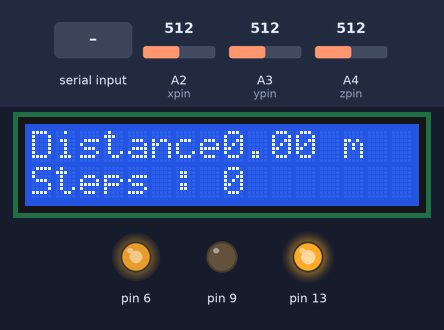
The sketch below on a simulated Arduino Uno, built with avr-gcc and run on an emulated ATmega328P. On the bench: 16×2 character LCD, output pins drawn as LEDs (lit = HIGH). Inputs (shaded band) come from the test bench; at power-on: A2 (xpin) = 512, A3 (ypin) = 512, A4 (zpin) = 512. Pins used as bus, display or sensor lines are not drawn; what the sketch prints to the serial monitor is not drawn.

Above: at 1.6 s.
1.7 s: "N\n" received over Serial
At 10.9 s:
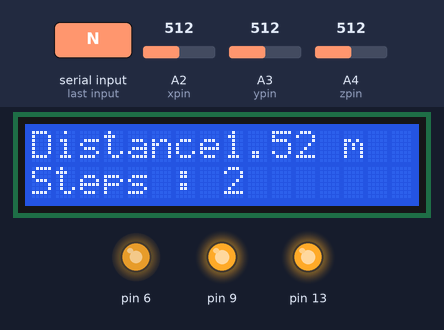
12.0 s: A2 (xpin) set to 716
At 30.2 s:
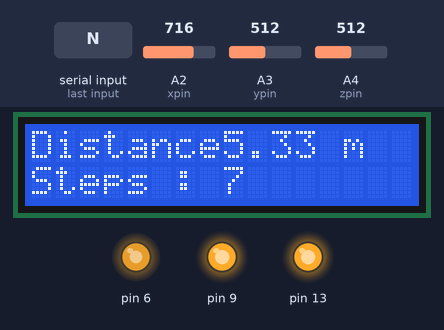
30.9 s: A3 (ypin) set to 716
At 49.9 s:
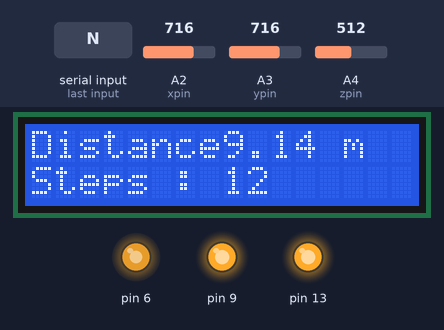
50.2 s: A2 (xpin) set to 900
At 69.6 s:
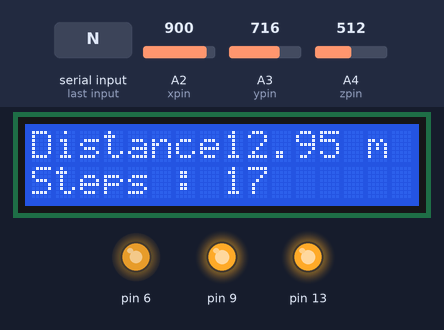
69.9 s: A3 (ypin) set to 900
At 89.6 s:
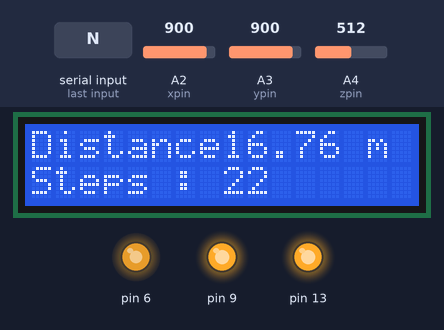
Timing chart, 0 to 90.7 s (numbered marks = the images above; inputs shaded):
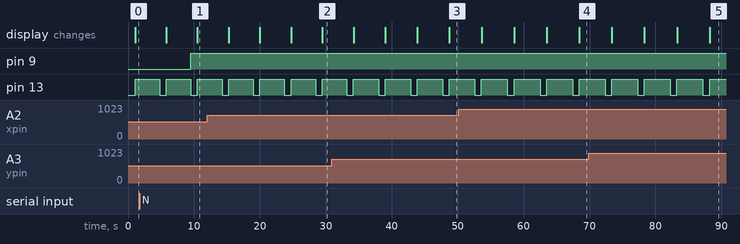

Measured:
- after the input at 1.7 s, pin 9: LOW → HIGH after 7.8 s
- by itself, pin 13: alternates HIGH for 3.9 s and LOW for 1.0 s

The sketch:

CODE.ino
```cpp
#include <LiquidCrystal.h>

//first calibrate on powering up the module
//a poscal function to calculate avg values of x , y , z and print them on serial
//turn on the LED on pin13 and turn it off after the calibration is completed


//in loop continually read the data and calculate total accerelation vector
//call stepdetect function
//print total number of steps on monitor
//if step occurs flash led 3 times
char ch;
int Contrast=200 ;
// initialize the library with the numbers of the interface pins
LiquidCrystal lcd(12, 11, 5, 4, 3, 2);

const int xpin=A2;
int ypin=A3;
int zpin=A4;
int intwo[2]={0};
int j=0;
int powerpin=A0;
int gnd=A1;

//float threshhold=80.0;
float threshhold=30;

float xval[100]={0};
float yval[100]={0};
float zval[100]={0};
float xavg;
  float yavg;
  float zavg;
  int k;
int steps,flag=0;
void setup()
{
Serial.begin(9600);
//Serial.println("LCD test with PWM contrast adjustment");
pinMode(13,OUTPUT);
analogWrite(6,Contrast);
lcd.begin(16, 2);
// set up the LCD's number of columns and rows: lcd.begin(16, 2);
// Print a message to the LCD.
//lcd.print("AKASH!!!M");
//lcd.setCursor(0, 1);
//lcd.print("AKASH!!!M");
pinMode(powerpin,OUTPUT);
pinMode(gnd,OUTPUT);
digitalWrite(powerpin,HIGH);
digitalWrite(gnd,LOW);
pinMode(13,OUTPUT);
//calibrate();
//lcd.setCursor(0, 0);
//lcd.print("AKASH!!!M");
}


void loop()
{
  digitalWrite(13,LOW); delay(1000); digitalWrite(13,HIGH);
// set the cursor to column 0, line 1
// (note: line 1 is the second row, since counting begins with 0): lcd.setCursor(0, 1);
// print the number of seconds since reset: lcd.print(millis()/1000);
//lcd.setCursor(0, 1);
float dist=steps*0.762;
lcd.setCursor(0, 1);
lcd.print("Steps : ");
  lcd.print(steps);
  lcd.setCursor(0, 0);
lcd.print("Distance");
  lcd.print(dist);
  lcd.print(" m");


 //lcd.print(millis()/1000);
/*void serialEvent() {
if (Serial.available()) {
ch= Serial.read();
if(ch=='A' && Contrast<255) {
Contrast=Contrast+1; }
if(ch=='B' && Contrast>0) {
Contrast=Contrast-1; }
if(ch=='N') {
analogWrite(9,28836); }
if(ch=='F') {
analogWrite(9,0); }
analogWrite(6,Contrast); Serial.println("Current contrast");
Serial.println(Contrast);
}*/
  int acc=0;

  float totvect[100]={0};
float totave[100]={0};
 //float sum1,sum2,sum3=0;
  float xaccl[100]={0};
   float yaccl[100]={0};
    float zaccl[100]={0};
   // float x,y,z;


for (int i=0;i<100;i++)
{
xaccl[i]=float(analogRead(xpin));
delay(1);


//delay(100);
//x=sum1/100.0;

//Serial.println(xavg);


yaccl[i]=float(analogRead(ypin));
delay(1);

//sum2=yaccl[i]+sum2;

//y=sum2/100.0;

//Serial.println(yavg);
//delay(100);

zaccl[i]=float(analogRead(zpin));
delay(1);

//sum3=zaccl[i]+sum3;
//z=sum3/100;


 totvect[i] = sqrt(((xaccl[i])* (xaccl[i]))+ ((yaccl[i])*(yaccl[i])) + ((zval[i])*(zval[i])));
 totave[i] = (totvect[i] - totvect[i-1]) ;
 //acc=acc+totave[i];
 //Serial.println(totave[i]);
 //delay(200);

//cal steps
if (totave[i]>threshhold && flag==0)
{
  steps=steps+1;
  flag=1;
  if(intwo[0]==40)
  {  //delay(100);
    //lcd.clear();
 // lcd.setCursor(0, 1);
// lcd.print(steps);
  intwo[1]=0;
  intwo[0]=0;
  }
  intwo[0]++;
  intwo[1]++;

}
 else if (totave[i] > threshhold && flag==1)
{
  if(intwo[0]==40)
  {
    //delay(100);
    //lcd.clear();
    //lcd.setCursor(0, 1);
  //lcd.print(steps);
  intwo[1]=0;
  intwo[0]=0;
  }
intwo[0]++;

}
  if (totave[i] <threshhold  && flag==1)
  {flag=0;}
  Serial.println('\n');
  Serial.print("steps=");
  Serial.println(steps);
  Serial.println("Distance covered");
  Serial.println(intwo[1]*0.762);
  //Serial.println(steps*0.762);
  //lcd.print("Steps ");
 //lcd.setCursor(0, 1);
 // lcd.print("Steps ");
//lcd.print(steps*.0762);
}


//float tim=acc/100;
//Serial.println(tim);
 delay(50);
// stepcal(totave);


}
void serialEvent() {
if (Serial.available()) {
ch= Serial.read();
if(ch=='A' && Contrast<255) {
Contrast=Contrast+1; }
if(ch=='B' && Contrast>0) {
Contrast=Contrast-1; }
if(ch=='N') {
analogWrite(9,28836); }
if(ch=='F') {
analogWrite(9,0); }
analogWrite(6,Contrast); Serial.println("Current contrast");
Serial.println(Contrast);
}
}
/*void stepcal(float arr[100])
{


// int threshhold=80;
 float jack=0;
//delay(100)
//Serial.println(xavg);
for (int i=0;i<100;i++)
{
jack=jack+arr[i];


}
float m=jack/100;

//Serial.println(yavg);
//delay(100);


 //detect pushups or count  for number of dumbles

 //crossing the threshold and

 //cross 20 in down and 80 in up

 /*add one to counter and set a flag high to indicate it is above a threshhold value

if a flag is high and threshhold is crossed :do nothing }
if signal falls below threshhold set flag to -1 indicating it is blow threshhold


if (m>threshhold && flag==0)
{
  steps=steps+1;
  flag=1;
  Serial.println('\n');
  Serial.print("steps=");
  Serial.println(steps);
}

else if (m > threshhold && flag==1)
{
//do nothing
}
  if (m <threshhold  && flag==1)
  {flag=0;}
  Serial.println('\n');
  Serial.print("steps=");
  Serial.println(steps);
}  */


//calculate total accerelation vector


void calibrate()

{

  digitalWrite(13,HIGH);

  float sum=0;
  float sum1=0;
  float sum2=0;
for (int i=0;i<100;i++)
{
xval[i]=float(analogRead(xpin));

sum=xval[i]+sum;
}
delay(100);
xavg=sum/100.0;

Serial.println(xavg);

for (int j=0;j<100;j++)
{
xval[j]=float(analogRead(xpin));

sum1=xval[j]+sum1;
}
yavg=sum1/100.0;

Serial.println(yavg);
delay(100);
for (int i=0;i<100;i++)
{
zval[i]=float(analogRead(zpin));

sum2=zval[i]+sum2;
}
zavg=sum2/100.0;
delay(100);
Serial.println(zavg);
//threshold=sqrt(((xavg)* (xavg))+ ((yavg)*(yavg)) + ((zavg)*(zavg)));
digitalWrite(13,LOW);

}


//counting the pushups
```
